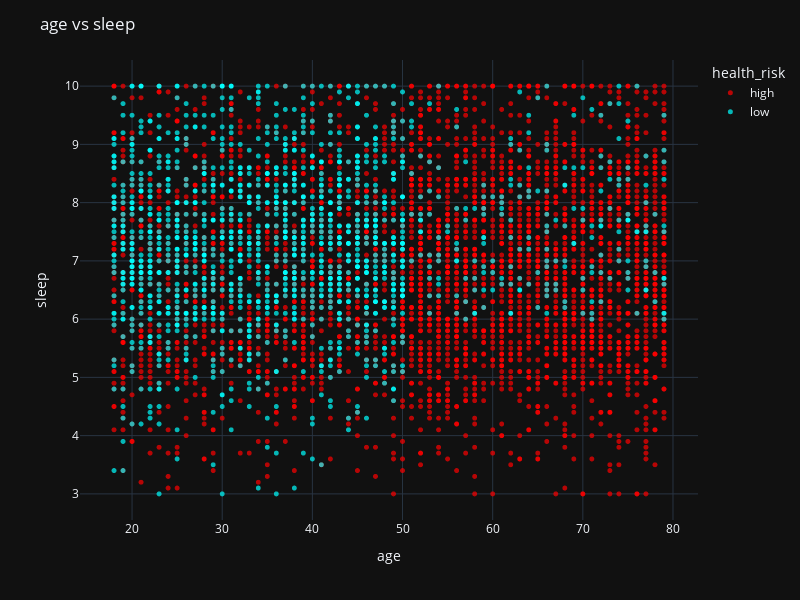
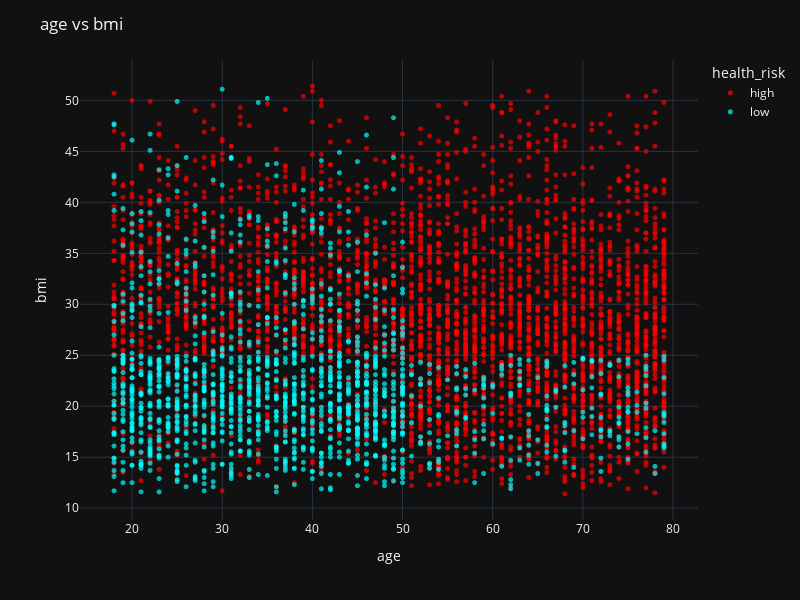
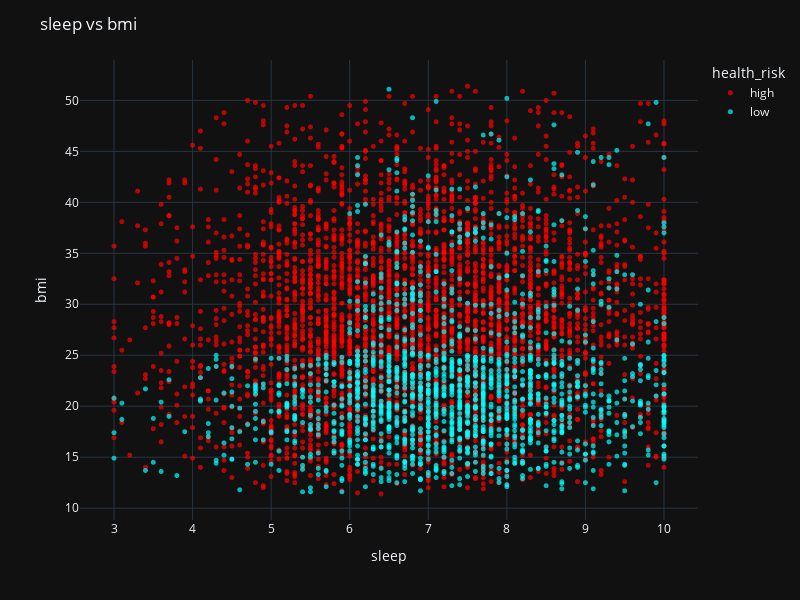

Notebook code for these charts, in order:
### Markdown cell above
<p style="color: black; font-size: 20px">
5.2 . Tương quan tuyến tính giữa các cột 

</p>

### Code cell
from itertools import combinations
import plotly.express as px

num_cols = ['age', 'sleep', 'bmi']
target = 'health_risk'

for x_col, y_col in combinations(num_cols, 2):
    fig = px.scatter(
        df,
        x=x_col,
        y=y_col,
        color=target,
        template='plotly_dark',
        opacity=0.7,
        height=600,
        width=800,
        color_discrete_map={
            'high': 'red',
            'low': 'cyan'
        }
    )
    fig.update_traces(marker=dict(size=5))
    fig.update_layout(title=f'{x_col} vs {y_col}')
    fig.show()

### Figure 1 — Plotly figure (JSON) as saved in the notebook; plotly's stock layout.template omitted (floating-point values rounded to 4 significant figures; data arrays with more than 128 entries replaced by an {"elided": "..."} marker saying what was removed)
{"data": [{"hovertemplate": "health_risk=high<br>age=%{x}<br>sleep=%{y}<extra></extra>", "legendgroup": "high", "marker": {"color": "red", "opacity": 0.7, "size": 5, "symbol": "circle"}, "mode": "markers", "name": "high", "showlegend": true, "type": "scattergl", "x": {"elided": "3490 float values"}, "xaxis": "x", "y": {"elided": "3490 float values"}, "yaxis": "y"}, {"hovertemplate": "health_risk=low<br>age=%{x}<br>sleep=%{y}<extra></extra>", "legendgroup": "low", "marker": {"color": "cyan", "opacity": 0.7, "size": 5, "symbol": "circle"}, "mode": "markers", "name": "low", "showlegend": true, "type": "scattergl", "x": {"elided": "1510 float values"}, "xaxis": "x", "y": {"elided": "1510 float values"}, "yaxis": "y"}], "layout": {"height": 600, "legend": {"title": {"text": "health_risk"}, "tracegroupgap": 0}, "margin": {"t": 60}, "title": {"text": "age vs sleep"}, "width": 800, "xaxis": {"anchor": "y", "domain": [0, 1], "title": {"text": "age"}}, "yaxis": {"anchor": "x", "domain": [0, 1], "title": {"text": "sleep"}}}}

### Figure 2 — Plotly figure (JSON) as saved in the notebook; plotly's stock layout.template omitted (floating-point values rounded to 4 significant figures; data arrays with more than 128 entries replaced by an {"elided": "..."} marker saying what was removed)
{"data": [{"hovertemplate": "health_risk=high<br>age=%{x}<br>bmi=%{y}<extra></extra>", "legendgroup": "high", "marker": {"color": "red", "opacity": 0.7, "size": 5, "symbol": "circle"}, "mode": "markers", "name": "high", "showlegend": true, "type": "scattergl", "x": {"elided": "3490 float values"}, "xaxis": "x", "y": {"elided": "3490 float values"}, "yaxis": "y"}, {"hovertemplate": "health_risk=low<br>age=%{x}<br>bmi=%{y}<extra></extra>", "legendgroup": "low", "marker": {"color": "cyan", "opacity": 0.7, "size": 5, "symbol": "circle"}, "mode": "markers", "name": "low", "showlegend": true, "type": "scattergl", "x": {"elided": "1510 float values"}, "xaxis": "x", "y": {"elided": "1510 float values"}, "yaxis": "y"}], "layout": {"height": 600, "legend": {"title": {"text": "health_risk"}, "tracegroupgap": 0}, "margin": {"t": 60}, "title": {"text": "age vs bmi"}, "width": 800, "xaxis": {"anchor": "y", "domain": [0, 1], "title": {"text": "age"}}, "yaxis": {"anchor": "x", "domain": [0, 1], "title": {"text": "bmi"}}}}

### Figure 3 — Plotly figure (JSON) as saved in the notebook; plotly's stock layout.template omitted (floating-point values rounded to 4 significant figures; data arrays with more than 128 entries replaced by an {"elided": "..."} marker saying what was removed)
{"data": [{"hovertemplate": "health_risk=high<br>sleep=%{x}<br>bmi=%{y}<extra></extra>", "legendgroup": "high", "marker": {"color": "red", "opacity": 0.7, "size": 5, "symbol": "circle"}, "mode": "markers", "name": "high", "showlegend": true, "type": "scattergl", "x": {"elided": "3490 float values"}, "xaxis": "x", "y": {"elided": "3490 float values"}, "yaxis": "y"}, {"hovertemplate": "health_risk=low<br>sleep=%{x}<br>bmi=%{y}<extra></extra>", "legendgroup": "low", "marker": {"color": "cyan", "opacity": 0.7, "size": 5, "symbol": "circle"}, "mode": "markers", "name": "low", "showlegend": true, "type": "scattergl", "x": {"elided": "1510 float values"}, "xaxis": "x", "y": {"elided": "1510 float values"}, "yaxis": "y"}], "layout": {"height": 600, "legend": {"title": {"text": "health_risk"}, "tracegroupgap": 0}, "margin": {"t": 60}, "title": {"text": "sleep vs bmi"}, "width": 800, "xaxis": {"anchor": "y", "domain": [0, 1], "title": {"text": "sleep"}}, "yaxis": {"anchor": "x", "domain": [0, 1], "title": {"text": "bmi"}}}}
